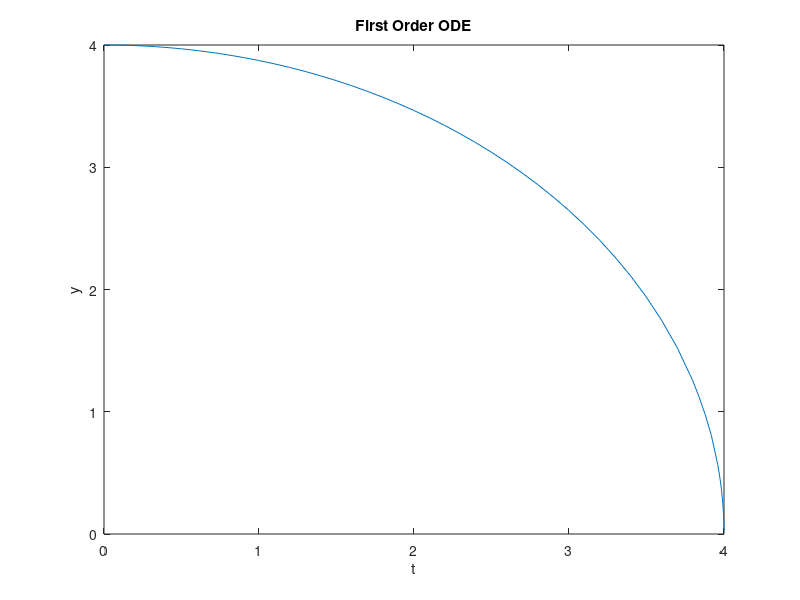

This chart was generated by the following MATLAB code:
function first_order_ode

    t0 = 0;
    y0 = 4;
    t_max = 4;
    trange = [t0 t_max];
    
    [t,y] = ode45( @rhs , trange, y0);

    plot(t,y)
    
    xlabel('t'); ylabel('y');
    title('First Order ODE');
    
    function f = rhs(t,y)
        f = -t/y;
    end

end